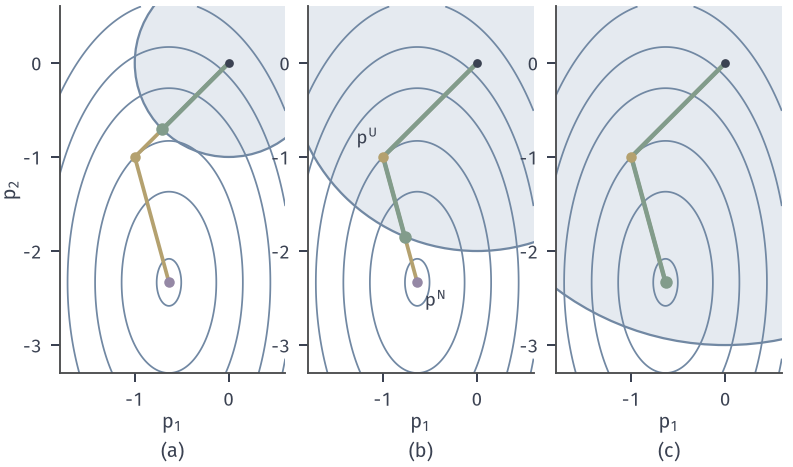

Reproduce this figure in Python.
from pathlib import Path
import sys
sys.path.insert(0, str(Path(__file__).resolve().parents[1]/"tr-common"))
from tr_core import *
HERE = Path(__file__).resolve().parent
# (2,2) 处模型，半径 1、2、3 时的狗腿步。
fig, axs = figure(width_mm=112, height_mm=66, ncols=3)
P1, P2 = np.meshgrid(np.linspace(-1.8, .6, 400), np.linspace(-3.3, .6, 400))
pu, pn = np.array([-1., -1.]), -np.linalg.solve(A_B, A_G)
def dog(D):
    if np.linalg.norm(pn) <= D: return pn
    if np.linalg.norm(pu) >= D: return pu/np.linalg.norm(pu)*D
    return pu + boundary(pu, pn - pu, D)*(pn - pu)
for ax, D in zip(axs, (1, 2, 3)):
    disk(ax, (0, 0), D)
    ax.contour(P1, P2, 7*P1 + 7*P2 + 5.5*P1**2 + 1.5*P2**2, levels=[-10.3, -9, -7, -4, -1, 3], colors=[BLUE], linewidths=.7)
    ax.plot([0, pu[0], pn[0]], [0, pu[1], pn[1]], color=YELLOW, lw=1.5)
    p = dog(D); s = np.array([[0, 0], pu, pn])
    pts = [[0, 0]] + ([p] if D == 1 else [pu, p] if D == 2 else [pu, pn])
    pts = np.array(pts); ax.plot(pts[:, 0], pts[:, 1], color=GREEN, lw=1.8)
    ax.plot(*p, 'o', color=GREEN, ms=5, mew=0, zorder=7); ax.plot([0], [0], 'o', color=INK, ms=3.5, mew=0)
    ax.plot(*pn, 'o', color=PURPLE, ms=4.2, mew=0, zorder=6); ax.plot(*pu, 'o', color=YELLOW, ms=4.2, mew=0, zorder=6)
    ax.set_aspect('equal'); ax.set_xlim(-1.8, .6); ax.set_ylim(-3.3, .6); ax.set_xticks([-1, 0]); ax.set_yticks([-3, -2, -1, 0]); ax.set_xlabel('$p_1$', labelpad=1)
axs[0].set_ylabel('$p_2$', labelpad=1)
axs[1].text(-1.05, -.9, '$p^{\\mathrm{U}}$', ha='right', va='bottom', fontsize=7.5)
axs[1].text(pn[0]+.08, pn[1]-.08, '$p^{\\mathrm{N}}$', va='top', fontsize=7.5)
panels(fig, .075, .985, .985, .2, .1); tags(fig, axs)
save(fig, HERE, 'figure', {'g': [7, 7], 'B': 'diag(11,3)', 'radii': [1, 2, 3]})
